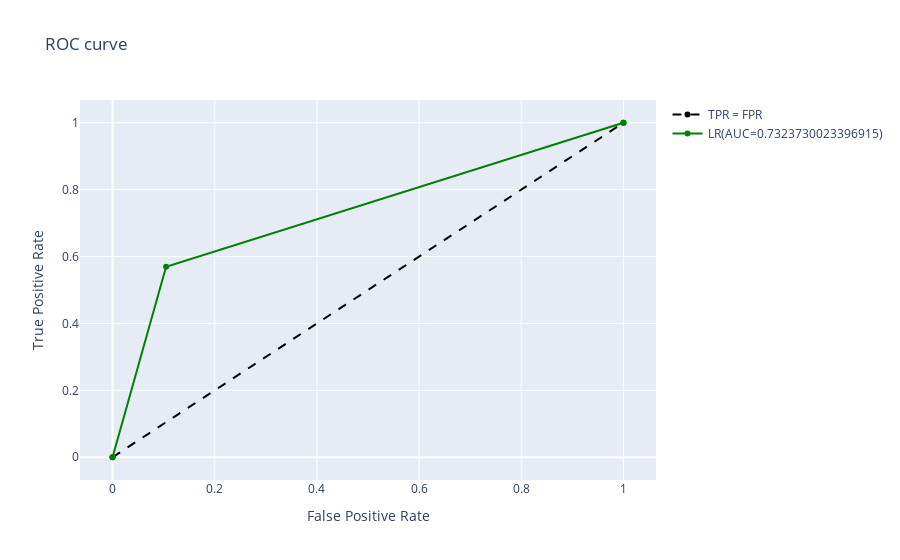
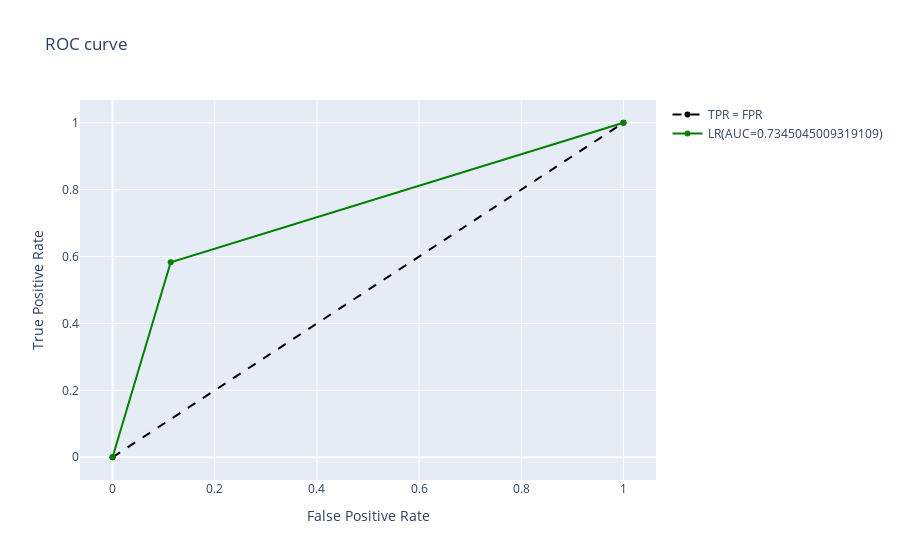
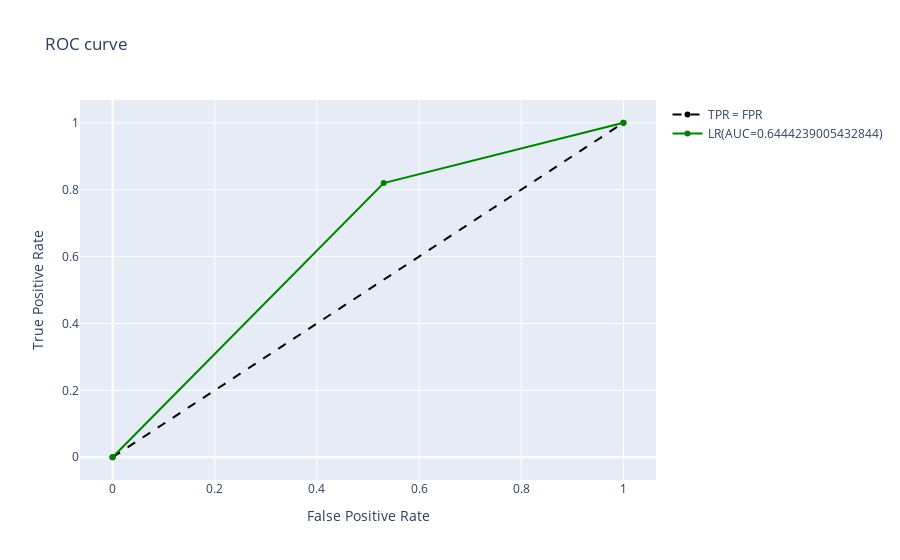
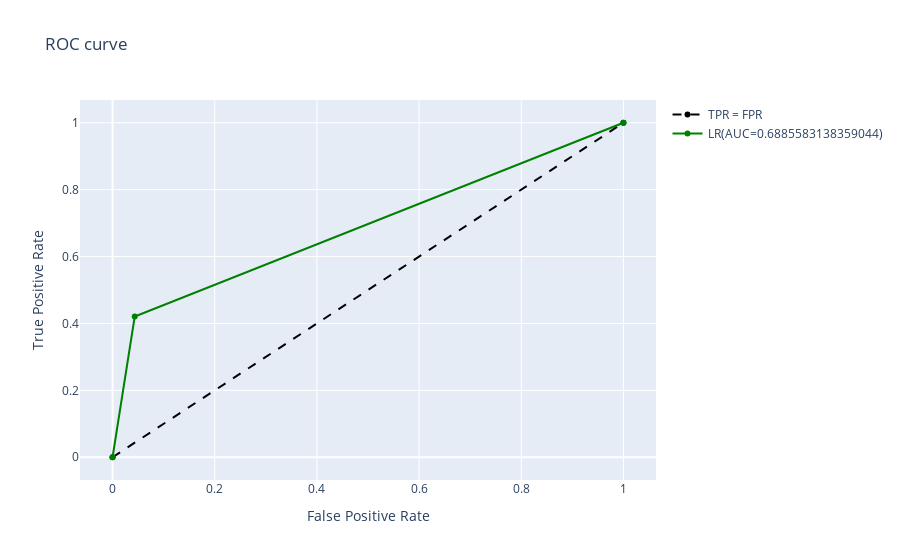

Notebook code cell kept with these figures, in order:
### Markdown cell above
## Evaluate with split() funciton

### Code cell
df_dict = {'df_A':df_A,'df_B': df_B,'df_A_B' :df_A_B}
# feature dict
feature_dict={'W2V skipgram':word2vec_skipgram_embedding,'W2V CBOW':word2vec_cbow_embedding}
# model dict
model_dict = {"LR":utills.lr,"SVC linear":utills.svc_linear,"NB":utills.NB,"RF":utills.RF}
classifier_feature(df_dict, model_dict, feature_dict)

### Figure 1 — Plotly figure (JSON) as saved in the notebook; plotly's stock layout.template omitted (floating-point values rounded to 4 significant figures)
{"data": [{"line": {"color": "black", "dash": "dash"}, "name": "TPR = FPR", "type": "scatter", "x": [0, 1], "y": [0, 1]}, {"marker": {"color": "green"}, "name": "LR(AUC=0.7323730023396915)", "type": "scatter", "x": [0, 0.1048, 1], "y": [0, 0.5695, 1]}], "layout": {"title": {"text": "ROC curve"}, "xaxis": {"title": {"text": "False Positive Rate"}}, "yaxis": {"title": {"text": "True Positive Rate"}}}}

### Figure 2 — Plotly figure (JSON) as saved in the notebook; plotly's stock layout.template omitted (floating-point values rounded to 4 significant figures)
{"data": [{"line": {"color": "black", "dash": "dash"}, "name": "TPR = FPR", "type": "scatter", "x": [0, 1], "y": [0, 1]}, {"marker": {"color": "green"}, "name": "LR(AUC=0.7345045009319109)", "type": "scatter", "x": [0, 0.1138, 1], "y": [0, 0.5828, 1]}], "layout": {"title": {"text": "ROC curve"}, "xaxis": {"title": {"text": "False Positive Rate"}}, "yaxis": {"title": {"text": "True Positive Rate"}}}}

### Figure 3 — Plotly figure (JSON) as saved in the notebook; plotly's stock layout.template omitted (floating-point values rounded to 4 significant figures)
{"data": [{"line": {"color": "black", "dash": "dash"}, "name": "TPR = FPR", "type": "scatter", "x": [0, 1], "y": [0, 1]}, {"marker": {"color": "green"}, "name": "LR(AUC=0.6444239005432844)", "type": "scatter", "x": [0, 0.5307, 1], "y": [0, 0.8195, 1]}], "layout": {"title": {"text": "ROC curve"}, "xaxis": {"title": {"text": "False Positive Rate"}}, "yaxis": {"title": {"text": "True Positive Rate"}}}}

### Figure 4 — Plotly figure (JSON) as saved in the notebook; plotly's stock layout.template omitted (floating-point values rounded to 4 significant figures)
{"data": [{"line": {"color": "black", "dash": "dash"}, "name": "TPR = FPR", "type": "scatter", "x": [0, 1], "y": [0, 1]}, {"marker": {"color": "green"}, "name": "LR(AUC=0.6885583138359044)", "type": "scatter", "x": [0, 0.04341, 1], "y": [0, 0.4205, 1]}], "layout": {"title": {"text": "ROC curve"}, "xaxis": {"title": {"text": "False Positive Rate"}}, "yaxis": {"title": {"text": "True Positive Rate"}}}}
